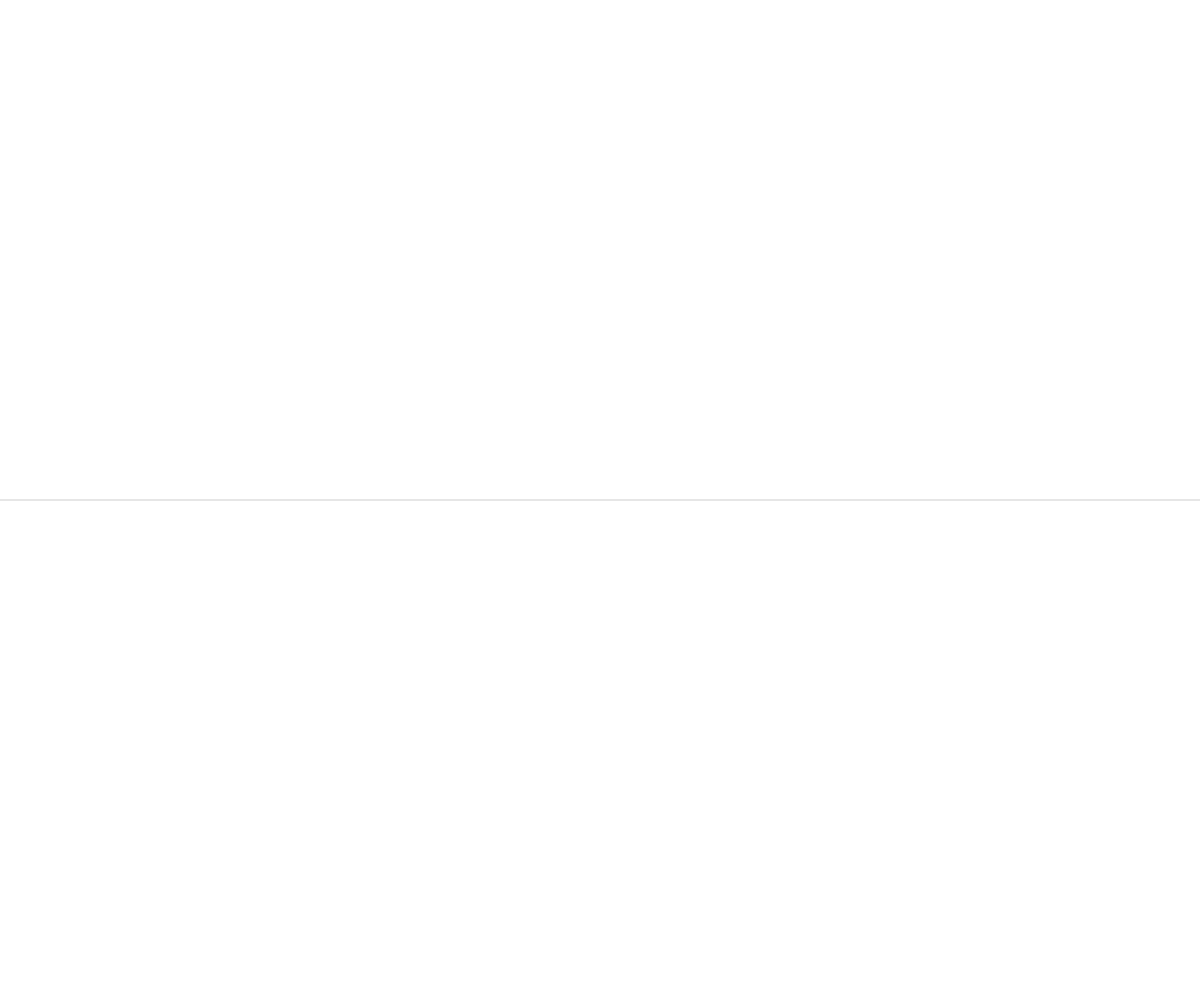
Frame 1 (no input)
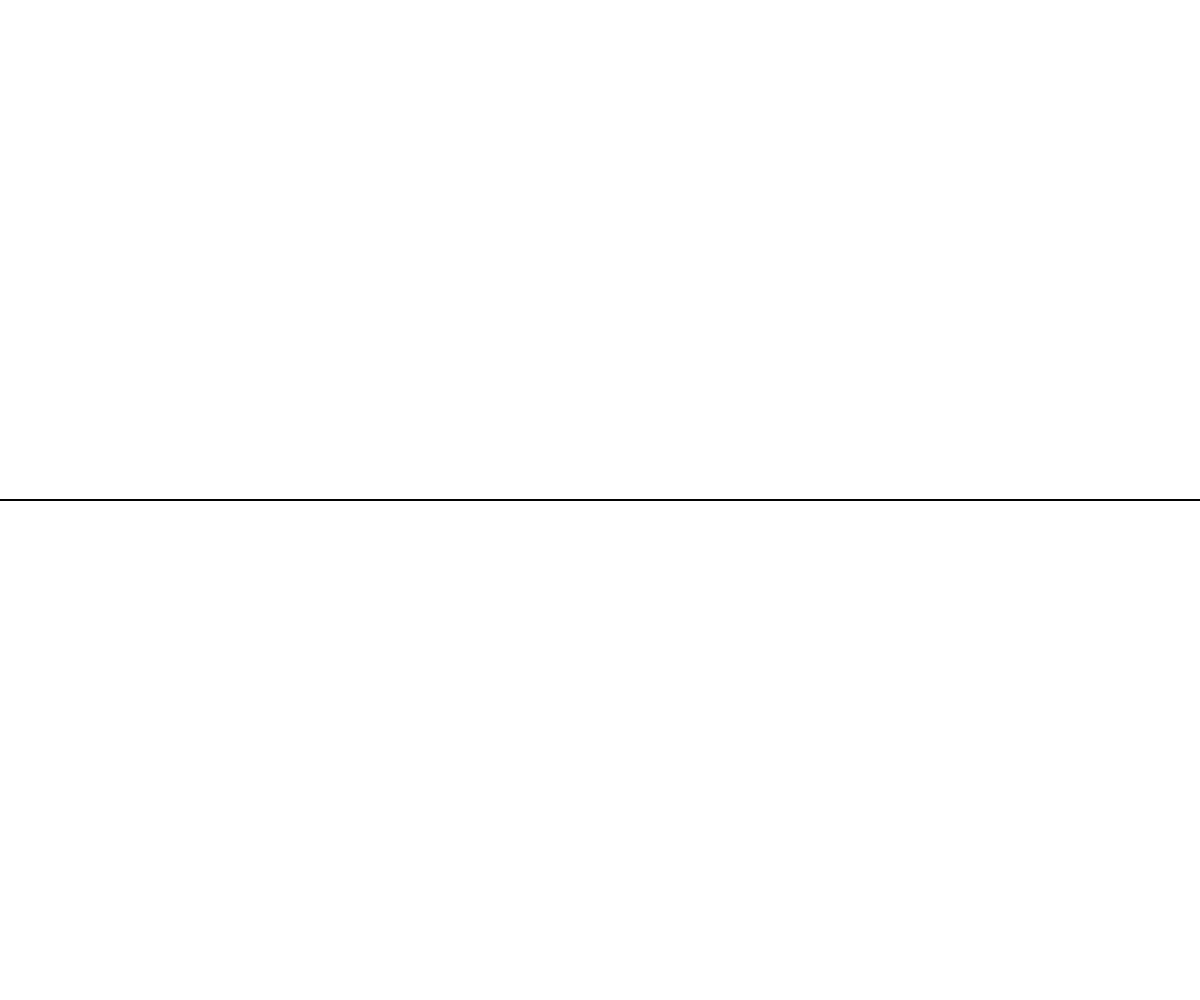
Frame 60 (no input)
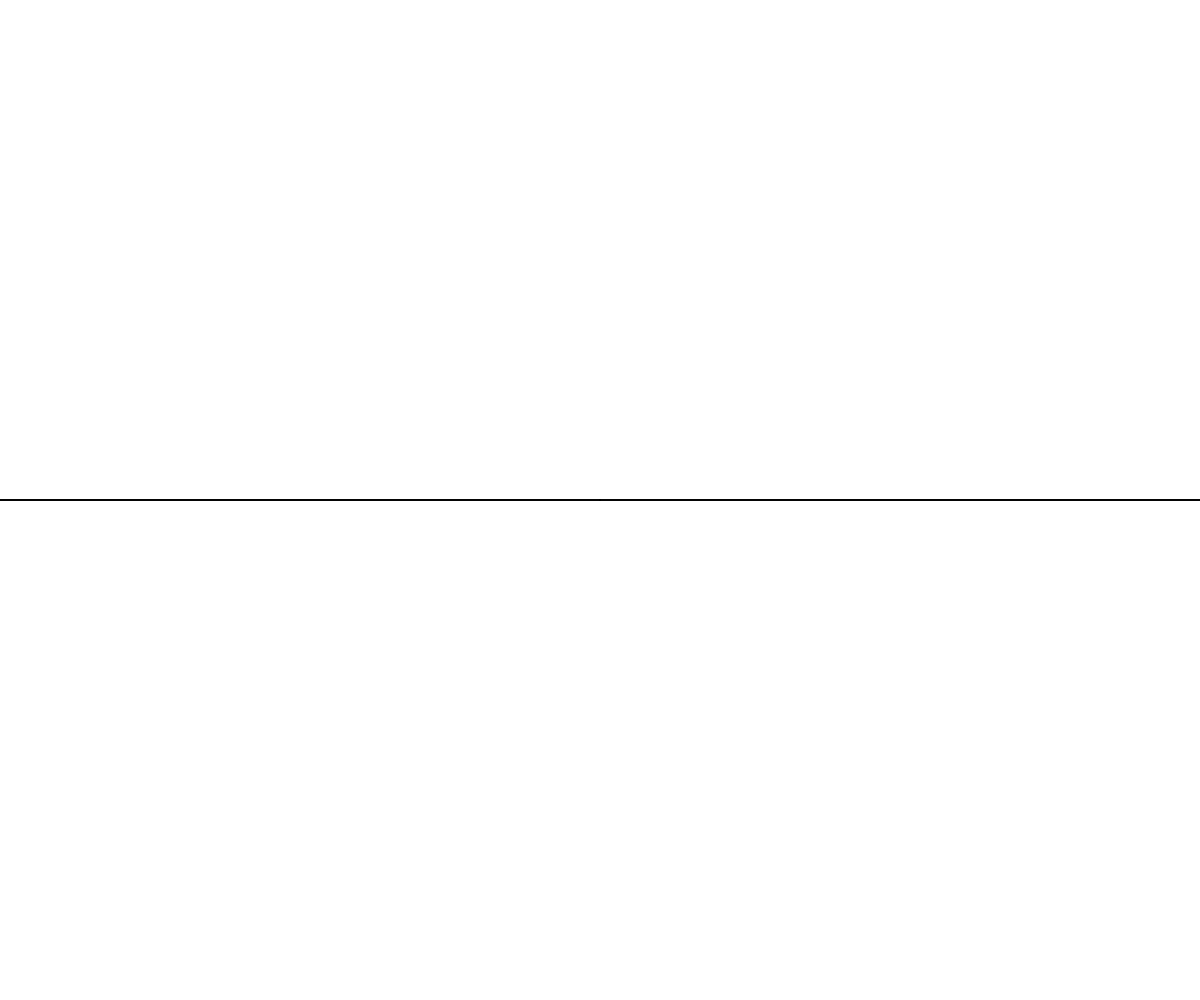
Frame 120 (the mouse pressed at the canvas centre since frame 60)

The p5.js sketch that drew these frames (run headless with seeded random() and noise() and a simulated clock; from frame 60 on, the mouse is pressed at the canvas centre):

// p5.js sketch
// ── sketch.js
// P_2_0_02
//
// Generative Gestaltung – Creative Coding im Web
// ISBN: 978-3-87439-902-9, First Edition, Hermann Schmidt, Mainz, 2018
// Benedikt Groß, Hartmut Bohnacker, Julia Laub, Claudius Lazzeroni
// with contributions by Joey Lee and Niels Poldervaart
// Copyright 2018
//
// http://www.generative-gestaltung.de
//
// Licensed under the Apache License, Version 2.0 (the "License");
// you may not use this file except in compliance with the License.
// You may obtain a copy of the License at http://www.apache.org/licenses/LICENSE-2.0
// Unless required by applicable law or agreed to in writing, software
// distributed under the License is distributed on an "AS IS" BASIS,
// WITHOUT WARRANTIES OR CONDITIONS OF ANY KIND, either express or implied.
// See the License for the specific language governing permissions and
// limitations under the License.

/**
 * drawing with a changing shape by draging the mouse.
 *
 * MOUSE
 * position x          : length
 * position y          : thickness and number of lines
 * drag                : draw
 *
 * KEYS
 * del, backspace      : erase
 * s                   : save png
 */
'use strict';

function setup() {
  createCanvas(windowWidth, windowHeight);
  noFill();
  background(255);
  strokeWeight(2);
  stroke(0, 25);
}

function draw() {
    push();
    translate(width / 2, height / 2);

    var circleResolution = int(map(mouseY + 100, 0, height, 2, 10));
    var radius = mouseX - width / 2;
    var angle = TAU / circleResolution;

    beginShape();
    for (var i = 0; i <= circleResolution; i++) {
      var x = cos(angle * i) * radius;
      var y = sin(angle * i) * radius;
      vertex(x, y);
    }
    endShape();

    pop();
  }
